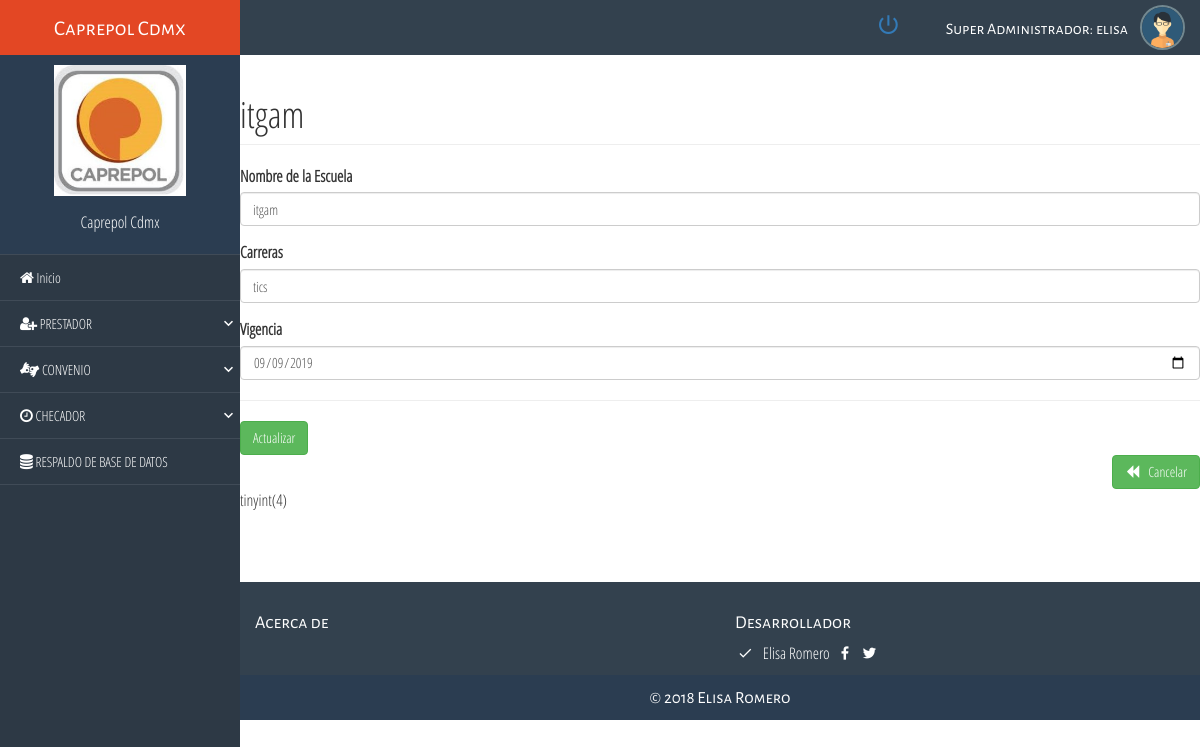
Page /index.php?c=convenio&a=Crud&idConvenio=1312 (signed in) on the committed database.
### tables this page shows
CREATE TABLE `convenio` (
  `idConvenio` varchar(100) NOT NULL,
  `NombreEscuela` varchar(100) NOT NULL,
  `Carreras` varchar(100) NOT NULL,
  `Vigencia` date NOT NULL
);

### Controller/convenio.controller.php (called while the page is built, shortened)
<?php
require_once 'model/convenio.php';
class convenioController{
    private $model;
    public function __CONSTRUCT(){
        $this->model = new convenio();
    }
    public function Crud(){
        $pvd = new convenio();
        if(isset($_REQUEST['idConvenio'])){
            $pvd = $this->model->Obtener($_REQUEST['idConvenio']);
        }
        require_once 'view/header.php';
        require_once 'view/navegador.php';
        require_once 'view/cabecera.php';
        require_once 'view/convenio/convenio-editar.php';
        require_once 'view/footer.php';
  }
}

### Model/database.php (called while the page is built)
<?php
class Database
{
    public static function Conectar()
    {
        $pdo = new PDO('mysql:host=localhost;dbname=caprepol;charset=utf8', 'root', '');
        $pdo->setAttribute(pdo::ATTR_ERRMODE, pdo::ERRMODE_EXCEPTION);
        return $pdo;
    }
}

### Model/convenio.php (called while the page is built, shortened)
<?php
class convenio
{
	private $pdo;
	public function __CONSTRUCT()
	{
		try
		{
			$this->pdo = Database::Conectar();
		}
		catch(Exception $e)
		{
			die($e->getMessage());
		}
	}
	public function Obtener($idConvenio)
	{
		try
		{
			$stm = $this->pdo->prepare("SELECT * FROM convenio WHERE idConvenio = ?");
			$stm->execute(array($idConvenio));
			return $stm->fetch(PDO::FETCH_OBJ);
		} catch (Exception $e)
		{
			die($e->getMessage());
		}
	}
}

### View/convenio/convenio-editar.php (the view, shortened to what this page needs)
<h1 class="page-header">
    <?php echo $pvd->idConvenio != null ? $pvd->NombreEscuela : 'Nuevo Registro'; ?>
</h1>
<form id="frm-convenio" action="?c=convenio&a=Editar" method="post" enctype="multipart/form-data">
    <div class="form-group">
        <label>Nombre de la Escuela</label>
        <input type="text" name="NombreEscuela" value="<?php echo $pvd->NombreEscuela; ?>" class="form-control" placeholder="Ingrese Nombre de la Escuela" data-validacion-tipo="requerido|min:100" />
    </div>
 <div class="form-group">
        <label>Carreras</label>
        <input type="text" name="Carreras" value="<?php echo $pvd->Carreras; ?>" class="form-control" placeholder="Ingrese Las carreras" data-validacion-tipo="requerido|min:100" />
    </div>
    <div class="form-group">
        <label>Vigencia</label>
        <input type="date" name="Vigencia" value="<?php echo $pvd->Vigencia; ?>" class="form-control" placeholder="Ingrese la fecha de Vigencia" data-validacion-tipo="requerido|min:10" />
    </div>
    <hr />
    <div class="text-left">
        <button class="btn btn-success">Actualizar</button>
    </div>
<div class="text-right">
         <a href="/ProyectodeResidencias/" class="btn btn-large btn-success"><i class="glyphicon glyphicon-backward"></i> &nbsp; Cancelar</a>
    </div>
tinyint(4)
</form>

### css/style.css (style rules this page uses)
html, body { height: 100%; margin: 0; padding: 0; width: 100%; font-size: 16px; font-family: "Parrafos" !important; background-color: #fff; }

### rows in the picture
convenio: NombreEscuela "itgam", Carreras "tics", Vigencia "09/09/2019"

### other values in the picture
$usuario "Super Administrador"
$nombre_usuario "elisa"
